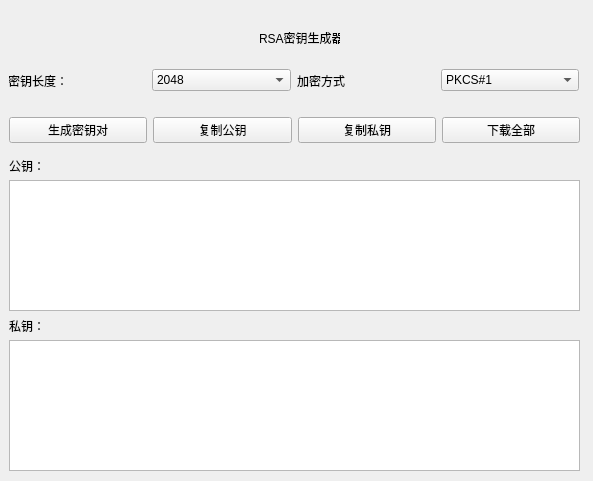
<?xml version="1.0" encoding="UTF-8"?>
<ui version="4.0">
 <class>rsa_key_generator</class>
 <widget class="QWidget" name="rsa_key_generator">
  <property name="geometry">
   <rect>
    <x>0</x>
    <y>0</y>
    <width>593</width>
    <height>481</height>
   </rect>
  </property>
  <property name="windowTitle">
   <string>RSA密钥生成器</string>
  </property>
  <widget class="QWidget" name="widget" native="true">
   <property name="geometry">
    <rect>
     <x>9</x>
     <y>20</y>
     <width>571</width>
     <height>451</height>
    </rect>
   </property>
   <widget class="QLabel" name="label">
    <property name="geometry">
     <rect>
      <x>250</x>
      <y>10</y>
      <width>81</width>
      <height>16</height>
     </rect>
    </property>
    <property name="text">
     <string>RSA密钥生成器</string>
    </property>
   </widget>
   <widget class="QWidget" name="horizontalLayoutWidget">
    <property name="geometry">
     <rect>
      <x>-1</x>
      <y>40</y>
      <width>571</width>
      <height>41</height>
     </rect>
    </property>
    <layout class="QHBoxLayout" name="horizontalLayout">
     <item>
      <widget class="QLabel" name="label_3">
       <property name="text">
        <string>密钥长度：</string>
       </property>
      </widget>
     </item>
     <item>
      <widget class="QComboBox" name="key_length_combo">
       <item>
        <property name="text">
         <string>2048</string>
        </property>
       </item>
       <item>
        <property name="text">
         <string>3072</string>
        </property>
       </item>
       <item>
        <property name="text">
         <string>4096</string>
        </property>
       </item>
      </widget>
     </item>
     <item>
      <widget class="QLabel" name="label_2">
       <property name="text">
        <string>加密方式</string>
       </property>
      </widget>
     </item>
     <item>
      <widget class="QComboBox" name="encryption_combo">
       <item>
        <property name="text">
         <string>PKCS#1</string>
        </property>
       </item>
       <item>
        <property name="text">
         <string>PKCS#8</string>
        </property>
       </item>
       <item>
        <property name="text">
         <string>OpenSSH</string>
        </property>
       </item>
      </widget>
     </item>
    </layout>
   </widget>
   <widget class="QWidget" name="horizontalLayoutWidget_2">
    <property name="geometry">
     <rect>
      <x>0</x>
      <y>90</y>
      <width>571</width>
      <height>41</height>
     </rect>
    </property>
    <layout class="QHBoxLayout" name="horizontalLayout_2">
     <item>
      <widget class="QPushButton" name="generate_button">
       <property name="text">
        <string>生成密钥对</string>
       </property>
      </widget>
     </item>
     <item>
      <widget class="QPushButton" name="copy_public_button">
       <property name="text">
        <string>复制公钥</string>
       </property>
      </widget>
     </item>
     <item>
      <widget class="QPushButton" name="copy_private_button">
       <property name="text">
        <string>复制私钥</string>
       </property>
      </widget>
     </item>
     <item>
      <widget class="QPushButton" name="download_button">
       <property name="text">
        <string>下载全部</string>
       </property>
      </widget>
     </item>
    </layout>
   </widget>
   <widget class="QLabel" name="label_4">
    <property name="geometry">
     <rect>
      <x>0</x>
      <y>140</y>
      <width>54</width>
      <height>12</height>
     </rect>
    </property>
    <property name="text">
     <string>公钥：</string>
    </property>
   </widget>
   <widget class="QTextEdit" name="textEdit">
    <property name="geometry">
     <rect>
      <x>0</x>
      <y>160</y>
      <width>571</width>
      <height>131</height>
     </rect>
    </property>
   </widget>
   <widget class="QLabel" name="label_5">
    <property name="geometry">
     <rect>
      <x>0</x>
      <y>300</y>
      <width>54</width>
      <height>12</height>
     </rect>
    </property>
    <property name="text">
     <string>私钥：</string>
    </property>
   </widget>
   <widget class="QTextEdit" name="textEdit_2">
    <property name="geometry">
     <rect>
      <x>0</x>
      <y>320</y>
      <width>571</width>
      <height>131</height>
     </rect>
    </property>
   </widget>
  </widget>
 </widget>
 <resources/>
 <connections/>
</ui>
